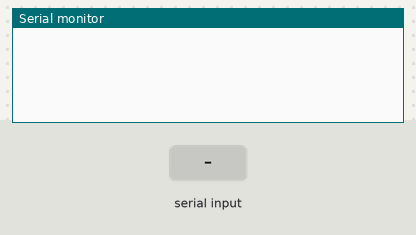
The sketch below on a simulated ESP8266 (NodeMCU). On the bench: the last lines printed to the serial monitor. The test bench sets the inputs (shaded band). WiFi joins after 1.5 s; servers stay silent unless stated; uploads are accepted with an empty reply; not simulated (calls return 0 or success): secrets.h.

Above: at 3.2 s.
3.3 s: "{" received over Serial
At 8.0 s:
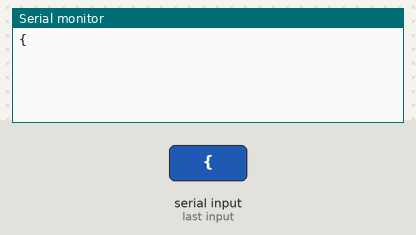
9.3 s: "error" received over Serial
At 13.1 s:
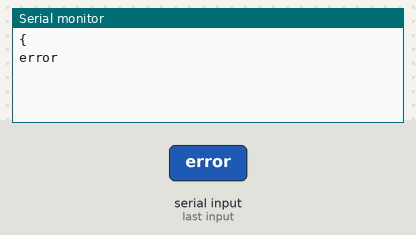
15.3 s: "39" received over Serial
At 19.5 s:
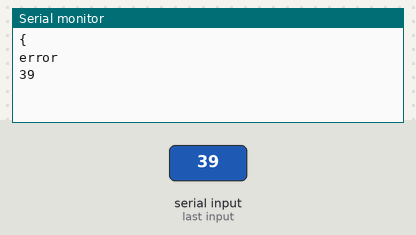
21.3 s: "null" received over Serial
At 24.6 s:
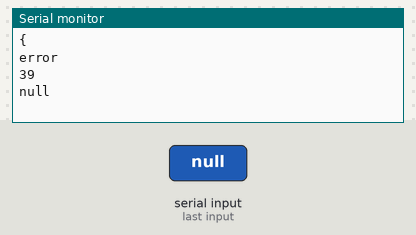
27.3 s: "CI2" received over Serial
At 29.7 s:
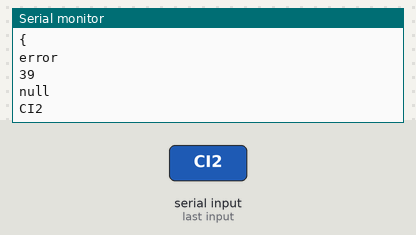

The sketch:

WiFiClientBasic.ino
```cpp
/*
    This sketch sends a string to a TCP server, and prints a one-line response.
    You must run a TCP server in your local network.
    For example, on Linux you can use this command: nc -v -l 3000
*/

#include <ESP8266WiFi.h>
#include <ESP8266WiFiMulti.h>
#include <ArduinoJson.h>
#include "secrets.h"

const char* ssid     = STASSID;
const char* password = STAPSK;
static String timetoarrive;
static String timetoarriveci;
int selectbus = 39;


//const char* host = "djxmmx.net";
//const uint16_t port = 17;

ESP8266WiFiMulti WiFiMulti;

void setup() {
  Serial.begin(115200);
  // We start by connecting to a WiFi network
  WiFi.mode(WIFI_STA);
  WiFiMulti.addAP(ssid, password);

  //Serial.println();
  //Serial.println();
  //Serial.print("Wait for WiFi... ");

  while (WiFiMulti.run() != WL_CONNECTED) {
    //Serial.print(".");
    delay(500);
  }

  //Serial.println("");
  //Serial.println("WiFi connected");
  //Serial.println("IP address: ");
  //Serial.println(WiFi.localIP());

  delay(500);
}


void loop() {
  //Serial.print("connecting to ");
  // Use WiFiClient class to create TCP connections
  WiFiClient client;
  String server = "www.zaragoza.es";
  // This will send the request to the server
  if (client.connect(server,80)) {
    //Serial.println("Conectado");
    if (selectbus == 39) {
      client.print("GET /api/recurso/urbanismo-infraestructuras/transporte-urbano/poste/tuzsa-508?");
      client.println(" HTTP/1.0");
      client.println("Host: www.zaragoza.es");
      client.println("Content-Type: application/json");
      client.println("Accept: application/json");
      client.println();
    } else {
      client.print("GET /api/recurso/urbanismo-infraestructuras/transporte-urbano/poste/tuzsa-3022?");
      client.println(" HTTP/1.0");
      client.println("Host: www.zaragoza.es");
      client.println("Content-Type: application/json");
      client.println("Accept: application/json");
      client.println();
    }
  } else {
    //Serial.println("Connection Failed!!!");
  }

  while (client.available() == 0) {
    //Espero respuesta del servidor
    delay(1000);
  }

  String payload ="";
  if (client.available() > 0) {
    //Serial.println("Respuesta del servidor");
      char c;
      while (client.available() > 0) {
        c = client.read();
        payload += c;
    }
  }
  //Serial.print("He leido la cadena");
  //Serial.println(payload);
  //Serial.println("@marcos: el primer caracter que busco está en la posición");
  //Serial.println(payload.indexOf("{"));
  //Serial.println("@marcos2:payload real");
  //Serial.println(payload.substring(payload.indexOf("{")));

//  JSON PROCESS for 39
  if (selectbus == 39) {
    if (payload.substring(payload.indexOf("{")).indexOf("error") < 0) {
      const size_t capacity = 2*JSON_ARRAY_SIZE(2) + JSON_OBJECT_SIZE(2) + 2*JSON_OBJECT_SIZE(4) + JSON_OBJECT_SIZE(7) + 460;
      DynamicJsonDocument doc(capacity);
      String payloadreal = payload.substring(payload.indexOf("{"));
      char json[2000];
      payloadreal.toCharArray(json,2000);
      //Serial.println("@marcos3:Json Content");
      //Serial.println(json);
      //Serial.println(json);

      deserializeJson(doc, json);

      const char* id = doc["id"]; // "tuzsa-508"
      const char* title = doc["title"]; // "(508) IGNACIO ZAPATA/RUSTE Líneas: 50, N1, 39"
      const char* lastUpdated = doc["lastUpdated"]; // "2019-07-06T12:11:41Z"

      const char* geometry_type = doc["geometry"]["type"]; // "Point"

      float geometry_coordinates_0 = doc["geometry"]["coordinates"][0]; // 678373.18
      float geometry_coordinates_1 = doc["geometry"]["coordinates"][1]; // 4614646.32

      const char* link = doc["link"]; // "http://www.urbanosdezaragoza.es/frm_esquemaparadatime.php?poste=508"
      const char* icon = doc["icon"]; // "http://www.zaragoza.es/contenidos/iconos/bus.png"

      JsonObject destinos_0 = doc["destinos"][0];
      String destinos_0_linea = destinos_0["linea"]; // "39"
      const char* destinos_0_destino = destinos_0["destino"]; // "PINARES DE VENECIA."
      String destinos_0_primero = destinos_0["primero"]; // "5 minutos."
      const char* destinos_0_segundo = destinos_0["segundo"]; // "19 minutos."

      JsonObject destinos_1 = doc["destinos"][1];
      String destinos_1_linea = destinos_1["linea"]; // "50"
      const char* destinos_1_destino = destinos_1["destino"]; // "SAN GREGORIO."
      String destinos_1_primero = destinos_1["primero"]; // "23 minutos."
      const char* destinos_1_segundo = destinos_1["segundo"]; // "53 minutos."

      if (destinos_0_linea.equals("39")) {
        if (destinos_0_primero.equals("\0") or destinos_0_primero.equals("null")) {
          //Serial.print("El próximo 39 llega en ");
          //Serial.println(timetoarrive);
        } else {
          //Serial.print("El próximo 39 llega en ");
          //Serial.println(destinos_0_primero);
          timetoarrive = destinos_0_primero;
        }
      } else {
        if (destinos_1_primero.equals("\0") or destinos_1_primero.equals("null")) {
          //Serial.print("El próximo 39 llega en ");
          //Serial.println(timetoarrive);
        } else {
          //Serial.print("El próximo 39 llega en ");
          //Serial.println(destinos_1_primero);
          timetoarrive = destinos_1_primero;
        }
      }
     } else {
        //Serial.println("Error API Request");
        //Serial.print("El próximo 39 llega en ");
        //Serial.println(timetoarrive);
      }
    //Serial.write("@MARCOS:PRUEBA");
    Serial.println(timetoarrive);

  } else {
      if (payload.substring(payload.indexOf("{")).indexOf("error") < 0) {
      const size_t capacity = JSON_ARRAY_SIZE(1) + JSON_ARRAY_SIZE(2) + JSON_OBJECT_SIZE(2) + JSON_OBJECT_SIZE(4) + JSON_OBJECT_SIZE(7) + 380;
      DynamicJsonDocument doc(capacity);
      String payloadreal = payload.substring(payload.indexOf("{"));
      char json[2000];
      payloadreal.toCharArray(json,2000);
      //Serial.println("@marcos3:Json Content");
      //Serial.println(json);
      //Serial.println(json);

      deserializeJson(doc, json);

      const char* id = doc["id"]; // "tuzsa-3022"
      const char* title = doc["title"]; // "(3022) MARQUÉS DE LA CADENA 40 Líneas: Ci2"
      const char* lastUpdated = doc["lastUpdated"]; // "2019-07-09T15:24:48Z"

      const char* geometry_type = doc["geometry"]["type"]; // "Point"

      float geometry_coordinates_0 = doc["geometry"]["coordinates"][0]; // 677963.3
      float geometry_coordinates_1 = doc["geometry"]["coordinates"][1]; // 4614512.32

      const char* link = doc["link"]; // "http://www.urbanosdezaragoza.es/frm_esquemaparadatime.php?poste=3022"
      const char* icon = doc["icon"]; // "http://www.zaragoza.es/contenidos/iconos/bus.png"

      JsonObject destinos_0 = doc["destinos"][0];
      String destinos_0_linea = destinos_0["linea"]; // "CI2"
      const char* destinos_0_destino = destinos_0["destino"]; // "ESTACION DELICIAS,"
      String destinos_0_primero = destinos_0["primero"]; // "5 minutos."
      const char* destinos_0_segundo = destinos_0["segundo"]; // "13 minutos."

      if (destinos_0_linea.equals("CI2")) {
        if (destinos_0_primero.equals("\0") or destinos_0_primero.equals("null")) {
          //Serial.print("El próximo 39 llega en ");
          //Serial.println(timetoarrive);
        } else {
          //Serial.print("El próximo 39 llega en ");
          //Serial.println(destinos_0_primero);
          timetoarriveci = destinos_0_primero;
        }
      }
      } else {
        //Serial.println("Error API Request");
        //Serial.print("El próximo 39 llega en ");
        //Serial.println(timetoarrive);
      }
    //Serial.write("@MARCOS:PRUEBA");
    Serial.println(timetoarriveci);
  }
  client.stop();

  //Serial.println("wait 5 sec...");
  String payloadfromAuno;
    // listen for communication from the ESP8266 and then write it to the serial monitor
    while ( Serial.available() > 0 )   {
      char c = Serial.read();
      payloadfromAuno +=c;
    }
    Serial.println(payloadfromAuno);
    if (payloadfromAuno.equals("CI")) {
      if (selectbus == 50) {
        selectbus = 39;
      } else {
        selectbus = 50;
      }
    }
  delay(5000);
}
```

Measured:
- after the input at 3.3 s, the serial monitor: prints a new line after 4.2 s (image 1)
- after the input at 9.3 s, the serial monitor: prints a new line after 3.5 s (image 2)
- after the input at 15.3 s, the serial monitor: prints a new line after 2.8 s (image 3)
- after the input at 21.3 s, the serial monitor: prints a new line after 2.0 s (image 4)
- after the input at 27.3 s, the serial monitor: prints a new line after 1.3 s (image 5)
